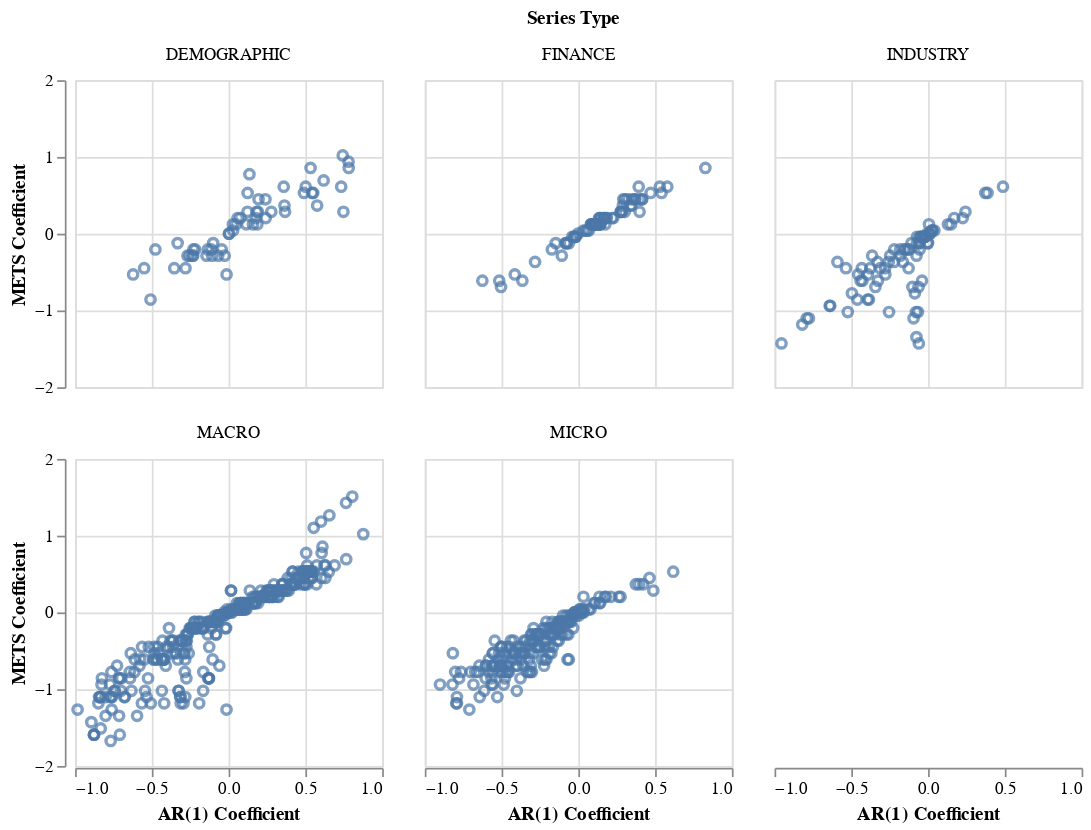

The cell this chart's notebook holds for it:
### Code cell
(altair.Chart(quarterly_est_df, title = 'Quarterly M3 Estimation')
 .mark_point()
 .encode(x=altair.X('ar_coef', title = 'AR(1) Coefficient'),
         y=altair.Y('mets_coef',title = 'METS Coefficient'))
#          color=altair.Color('series_type', title = 'Series Type') )
 .properties(
    width=180,
    height=180)
.facet(
    facet=altair.Facet('series_type', title = 'Series Type'),
    columns=3
)
)

### Figure 1 — Vega-Lite specification as saved in the notebook (floating-point values rounded to 4 significant figures; data arrays with more than 128 entries replaced by an {"elided": "..."} marker saying what was removed)
{"config": {"view": {"continuousWidth": 400, "continuousHeight": 300}}, "data": {"name": "data-dc1953594f1aa079bf6cd196d978efb8"}, "facet": {"type": "nominal", "field": "series_type", "title": "Series Type"}, "spec": {"mark": "point", "encoding": {"x": {"type": "quantitative", "field": "ar_coef", "title": "AR(1) Coefficient"}, "y": {"type": "quantitative", "field": "mets_coef", "title": "METS Coefficient"}}, "height": 180, "title": "Quarterly M3 Estimation", "width": 180}, "columns": 3, "$schema": "https://vega.github.io/schema/vega-lite/v4.8.1.json", "datasets": {"data-dc1953594f1aa079bf6cd196d978efb8": {"elided": "756 records"}}}
